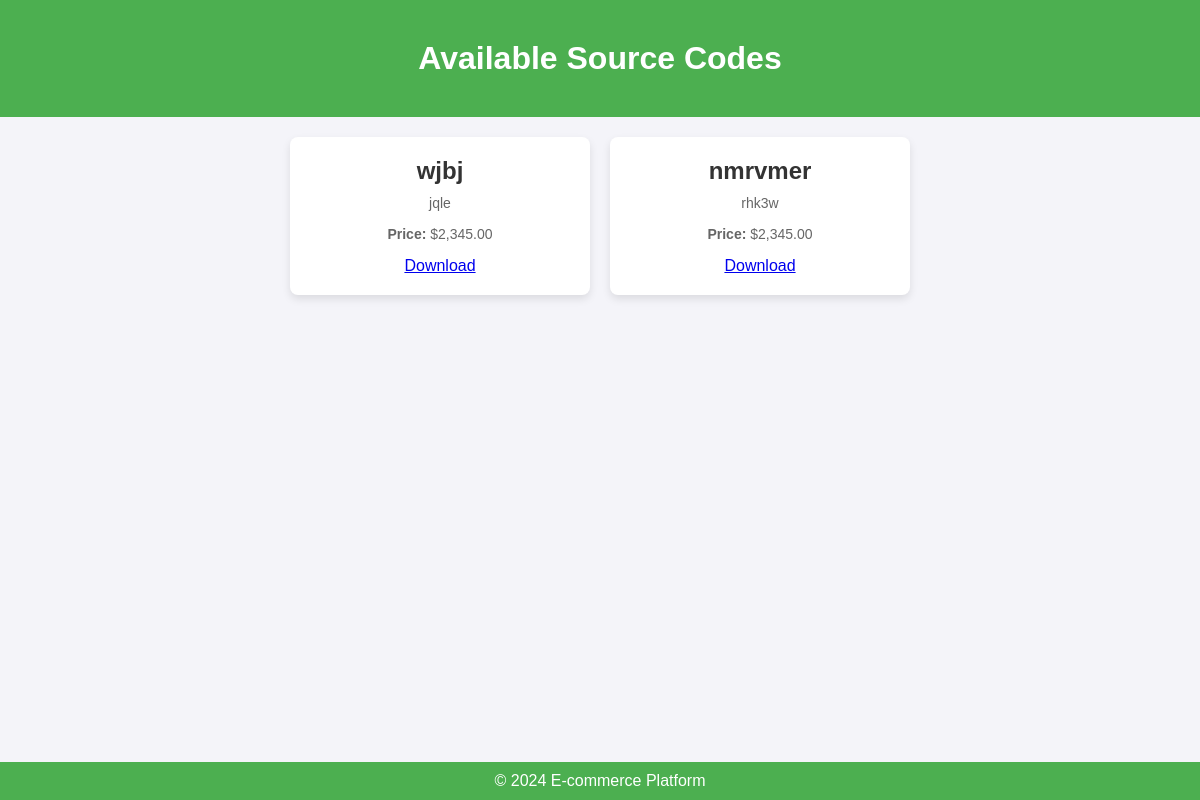
Page /texdh/display_source_codes.php on the committed database.
### tables this page shows
CREATE TABLE `source_codes` (
  `id` int(11) NOT NULL,
  `title` varchar(255) NOT NULL,
  `description` text NOT NULL,
  `price` decimal(10,0) NOT NULL,
  `file_path` varchar(255) NOT NULL,
  `user_id` varchar(255) NOT NULL
);

### texdh/display_source_codes.php (the view, shortened to what this page needs)
<?php
$servername = "localhost";
$username = "root";
$password = "";
$dbname = "learning_app";
$conn = new mysqli($servername, $username, $password, $dbname);
$sql = "SELECT id, title, description, price, file_path FROM source_codes";
$result = $conn->query($sql);
?>
<!DOCTYPE html>
<html lang="en">
<head>
    <link rel="stylesheet" href="styles.css">
</head>
<body>
    <header>
        <h1>Available Source Codes</h1>
    </header>
    <div class="container">
        <?php
        if ($result->num_rows > 0) {
            while ($row = $result->fetch_assoc()) {
                echo "
                <div class='card'>
                    <h2>" . htmlspecialchars($row['title']) . "</h2>
                    <p>" . htmlspecialchars($row['description']) . "</p>
                    <p><strong>Price:</strong> $" . number_format($row['price'], 2) . "</p>
                    <a href='" . htmlspecialchars($row['file_path']) . "' download>Download</a>
                </div>";
            }
        } else {
            echo "<p>No source codes available.</p>";
        }
        ?>
    </div>
    <footer>
        <p>&copy; 2024 E-commerce Platform</p>
    </footer>
</body>
</html>

### texdh/styles.css (style rules this page uses)
* { margin: 0; padding: 0; box-sizing: border-box; }
body { font-family: Arial, sans-serif; background-color: #f4f4f9; color: #333; margin: 0; padding: 0; }
header { background: #4caf50; color: white; padding: 20px; text-align: center; }
h1 { text-align: center; margin: 20px 0; }
footer { text-align: center; padding: 10px; background: #4caf50; color: white; position: fixed; bottom: 0; width: 100%; }
.container { display: flex; flex-wrap: wrap; gap: 20px; justify-content: center; padding: 20px; }
.card { background: white; border-radius: 8px; box-shadow: 0 4px 8px rgba(0, 0, 0, 0.1); width: 300px; padding: 20px; text-align: center; }
.card h2 { color: #333; margin-bottom: 10px; }
.card p { color: #666; font-size: 14px; margin-bottom: 15px; }
.card a, .card video { display: block; margin-top: 10px; }

### rows in the picture
source_codes: title "wjbj", description "jqle", price "2,345.00"
source_codes: title "nmrvmer", description "rhk3w", price "2,345.00"
